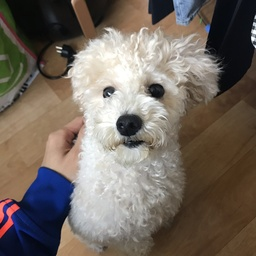
#> input picture image3.jpg, 256 x 256 px, shrunk from 1500 x 1500 before the run
$ python convolutions.py --image image3.jpg
#> lines starting #> are read from the running program, lines starting #| are printed output that depends on the picture
from skimage.exposure import rescale_intensity
import numpy as np
import argparse
import cv2

def convolve(image, K):
    (iH, iW) = image.shape[0:2]
    (kH, kW) = K.shape[0:2]

    pad = (kW - 1) // 2

    image = cv2.copyMakeBorder(image, pad, pad, pad, pad, cv2.BORDER_REPLICATE)
    output = np.zeros((iH, iW), dtype="float")

    for j in np.arange(0, image.shape[0] - 2*pad):
        for i in np.arange(0, image.shape[1] - 2*pad):
            roi = image[j:j + 2*pad + 1:, i:i + 2*pad + 1]

            k = np.sum((K * roi))
            output[j, i] = k

    # [6 lines of commented-out code are left out]

    output = rescale_intensity(output, in_range=(0, 255))
    output = (output * 255).astype("uint8")

    return output


ap = argparse.ArgumentParser()
ap.add_argument("-i", "--image", required=True, help="path to the input image")
args = vars(ap.parse_args())

smallBlur = np.ones((7, 7), dtype="float") * (1.0 / (7 * 7))

sharpen = np.array((
    [0, -1, 0],
    [-1, 5, -1],
    [0, -1, 0], ), dtype="int")

laplacian = np.array((
    [0, 1, 0],
    [1, -4, 1],
    [0, 1, 0]), dtype="int")

sobelX = np.array((
    [-1, 0, 1],
    [-2, 0, 2],
    [-1, 0, 1]), dtype="int")

emboss = np.array((
    [-2, -1, 0],
    [-1, 1, 1],
    [0, 1, 2]), dtype="int")

kernelBank = (
    ("small_blur", smallBlur),
    ("sharpen", sharpen),
    ("laplacian", laplacian),
    ("sobel_x", sobelX),
    ("emboss", emboss)
)

image = cv2.imread(args["image"])
#> image is the input picture: shape (256, 256, 3); mean B, G, R 96.4, 105.3, 115.3
gray = cv2.cvtColor(image, cv2.COLOR_BGR2GRAY)
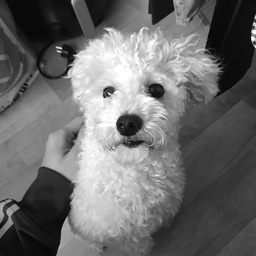
#> gray: shape (256, 256); min 0, max 255, mean 107.2

for (kernelName, K) in kernelBank:
    print("[INFO] applying {} kernel".format(kernelName))
    convolveOutput = convolve(gray, K)
    opencvOutput = cv2.filter2D(gray, -1, K)

    cv2.imshow("Original", gray)
    cv2.imshow("{} - convolve".format(kernelName), convolveOutput)
    cv2.imshow("{} - opencv".format(kernelName), opencvOutput)
    cv2.waitKey(0)
    cv2.destroyAllWindows()
#> this loop made 5 passes
#> pass 1, in convolve, `image = cv2.copyMakeBorder(image, pad, pad, pad, pad, cv2.BORDER_REPLI..`:
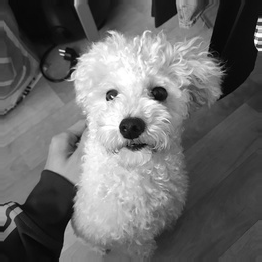
#> image: shape (262, 262); min 0, max 255, mean 105.6
#> pass 1, `convolveOutput = convolve(gray, K)`:
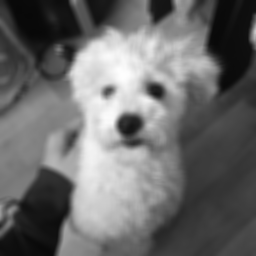
#> convolveOutput: shape (256, 256); min 8, max 254, mean 106.8
#> pass 2, in convolve (call 2), `image = cv2.copyMakeBorder(image, pad, pad, pad, pad, cv2.BORDER_REPLI..`:
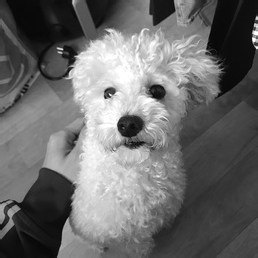
#> image: shape (258, 258); min 0, max 255, mean 106.7
